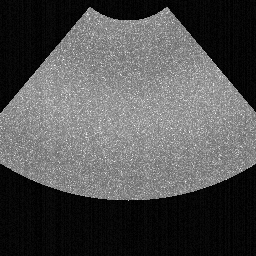
#> input picture Liver Disease Detection from Ultrasound Images/dataset/Normal/normal_sample_001.png, 256 x 256 px
$ python generate_report_docx.py   (older library calls are emulated)
#> lines starting #> are read from the running program, lines starting #| are printed output that depends on the picture
### Liver Disease Detection from Ultrasound Images/preprocessing.py
"""
Enhanced Image Preprocessing Module for Liver Ultrasound Classification
Pipeline: Input -> Resize -> Grayscale -> Denoise (Gaussian Blur) -> Contrast Enhancement (Hist Eq / CLAHE) -> Normalization
"""

import cv2
import numpy as np
from PIL import Image
import io


def load_image_as_rgb(image_input) -> np.ndarray:
    """
    Safely load an input image (PIL Image, file buffer, file path, or numpy array)
    and return an RGB numpy array (uint8).
    """
    if isinstance(image_input, np.ndarray):
        if len(image_input.shape) == 2:
            return cv2.cvtColor(image_input, cv2.COLOR_GRAY2RGB)
        elif image_input.shape[2] == 4:
            return cv2.cvtColor(image_input, cv2.COLOR_RGBA2RGB)
        elif image_input.shape[2] == 3:
            return image_input.copy()
        return image_input

    if isinstance(image_input, Image.Image):
        return np.array(image_input.convert("RGB"))

    if isinstance(image_input, (str, bytes, io.BytesIO)) or hasattr(image_input, "read"):
        if hasattr(image_input, "read"):
            image_input.seek(0)
            pil_img = Image.open(image_input)
            return np.array(pil_img.convert("RGB"))
        elif isinstance(image_input, str):
            pil_img = Image.open(image_input)
            return np.array(pil_img.convert("RGB"))
        elif isinstance(image_input, bytes):
            pil_img = Image.open(io.BytesIO(image_input))
            return np.array(pil_img.convert("RGB"))

    raise ValueError("Unsupported image input format.")


def preprocess_image(
    image_input,
    target_size=(128, 128),
    blur_kernel=(5, 5),
    blur_sigma=0,
    enhancement_method="Histogram Equalization",
    clahe_clip_limit=2.0,
    clahe_grid_size=(8, 8)
) -> dict:
    """
    Executes the complete preprocessing pipeline for liver ultrasound images.

    Stages:
    1. Input Ultrasound Image
    2. Resize to target_size (default: 128x128)
    3. Grayscale conversion
    4. Noise reduction via Gaussian Blur
    5. Contrast enhancement via Histogram Equalization or CLAHE
    6. Pixel normalization (0.0 to 1.0)
    """
    # 1. Load Original RGB
    original_rgb = load_image_as_rgb(image_input)

    # 2. Resize to 128x128
    resized_rgb = cv2.resize(original_rgb, target_size, interpolation=cv2.INTER_AREA)

    # 3. Grayscale Conversion
    grayscale = cv2.cvtColor(resized_rgb, cv2.COLOR_RGB2GRAY)

    # 4. Noise Reduction (Gaussian Blur)
    # Ensure kernel dimensions are positive odd integers
    k_w = max(1, blur_kernel[0] if blur_kernel[0] % 2 != 0 else blur_kernel[0] + 1)
    k_h = max(1, blur_kernel[1] if blur_kernel[1] % 2 != 0 else blur_kernel[1] + 1)
    denoised = cv2.GaussianBlur(grayscale, (k_w, k_h), blur_sigma)

    # 5. Contrast Enhancement
    if enhancement_method == "CLAHE":
        clahe = cv2.createCLAHE(clipLimit=float(clahe_clip_limit), tileGridSize=clahe_grid_size)
        enhanced = clahe.apply(denoised)
    else:
        # Standard Global Histogram Equalization
        enhanced = cv2.equalizeHist(denoised)

    # 6. Pixel Normalization (0.0 - 1.0)
    normalized_float = enhanced.astype(np.float32) / 255.0
    normalized_display = (normalized_float * 255.0).astype(np.uint8)

    # Compute intensity difference / edge gradient map
    sobel_x = cv2.Sobel(enhanced, cv2.CV_64F, 1, 0, ksize=3)
    sobel_y = cv2.Sobel(enhanced, cv2.CV_64F, 0, 1, ksize=3)
    gradient_magnitude = np.sqrt(sobel_x**2 + sobel_y**2)
    gradient_norm = np.clip((gradient_magnitude / (gradient_magnitude.max() + 1e-6)) * 255, 0, 255).astype(np.uint8)

    stats = {
        "original_shape": original_rgb.shape,
        "processed_shape": enhanced.shape,
        "raw_min": int(grayscale.min()),
        "raw_max": int(grayscale.max()),
        "raw_mean": float(grayscale.mean()),
        "raw_std": float(grayscale.std()),
        "enhanced_min": int(enhanced.min()),
        "enhanced_max": int(enhanced.max()),
        "enhanced_mean": float(enhanced.mean()),
        "enhanced_std": float(enhanced.std()),
        "norm_min": float(normalized_float.min()),
        "norm_max": float(normalized_float.max()),
        "contrast_gain": float(enhanced.std() / (grayscale.std() + 1e-6))
    }

    return {
        "original": original_rgb,
        "resized": resized_rgb,
        "grayscale": grayscale,
        "denoised": denoised,
        "enhanced": enhanced,
        "normalized": normalized_float,
        "normalized_display": normalized_display,
        "gradient_map": gradient_norm,
        "stats": stats
    }

### Liver Disease Detection from Ultrasound Images/feature_extraction.py
"""
Feature Extraction Module for Liver Ultrasound Images
Implements:
1. Histogram of Oriented Gradients (HOG)
2. Gray-Level Co-occurrence Matrix (GLCM) Texture Features
3. Combined Feature Vector (HOG + GLCM)
"""

import numpy as np
from skimage.feature import hog, graycomatrix, graycoprops
from preprocessing import preprocess_image


def extract_hog_features(
    image,
    orientations: int = 9,
    pixels_per_cell: tuple = (8, 8),
    cells_per_block: tuple = (2, 2),
    block_norm: str = "L2-Hys",
    visualize: bool = False
):
    """
    Extract HOG (Histogram of Oriented Gradients) features from a preprocessed grayscale image.

    Parameters:
        image: 2D numpy array (grayscale uint8, preferably 128x128).
        orientations: Number of gradient orientation bins (default: 9).
        pixels_per_cell: Size (in pixels) of a cell (default: (8, 8)).
        cells_per_block: Number of cells in each block (default: (2, 2)).
        block_norm: Block normalization method (default: 'L2-Hys').
        visualize: Whether to return HOG visualization image.

    Returns:
        hog_features: 1D numpy array of shape (N,)
        hog_image (optional if visualize=True): 2D numpy array visualization
    """
    # Ensure image is 2D uint8
    if len(image.shape) == 3:
        # If passed an RGB or other image, use preprocessed enhanced stage
        pre = preprocess_image(image)
        image = pre["enhanced"]

    if visualize:
        features, hog_image = hog(
            image,
            orientations=orientations,
            pixels_per_cell=pixels_per_cell,
            cells_per_block=cells_per_block,
            block_norm=block_norm,
            visualize=True
        )
        return features.astype(np.float32), hog_image
    else:
        features = hog(
            image,
            orientations=orientations,
            pixels_per_cell=pixels_per_cell,
            cells_per_block=cells_per_block,
            block_norm=block_norm,
            visualize=False
        )
        return features.astype(np.float32)


def extract_glcm_features(
    image,
    distances: list = None,
    angles: list = None,
    levels: int = 256
) -> tuple[np.ndarray, dict]:
    """
    Extract GLCM (Gray-Level Co-occurrence Matrix) second-order texture statistics.

    Properties extracted:
    - Contrast: Local intensity variation
    - Dissimilarity: Difference in gray level pairs
    - Homogeneity: Closeness of element distribution to diagonal
    - Energy: Uniformity / Angular Second Moment
    - Correlation: Linear dependency of gray levels

    Returns:
        glcm_vector: 1D numpy array containing all flattened property metrics.
        glcm_dict: Dictionary with aggregate mean and std for each property (useful for UI display).
    """
    if distances is None:
        distances = [1, 3, 5]
    if angles is None:
        angles = [0, np.pi / 4, np.pi / 2, 3 * np.pi / 4]

    # Ensure image is 2D uint8
    if len(image.shape) == 3:
        pre = preprocess_image(image)
        image = pre["enhanced"]
    elif image.dtype != np.uint8:
        # Scale if float
        if image.max() <= 1.0:
            image = (image * 255.0).astype(np.uint8)
        else:
            image = image.astype(np.uint8)

    # Compute GLCM matrix
    glcm = graycomatrix(
        image,
        distances=distances,
        angles=angles,
        levels=levels,
        symmetric=True,
        normed=True
    )

    properties = ["contrast", "dissimilarity", "homogeneity", "energy", "correlation"]
    glcm_values = []
    glcm_summary = {}

    for prop in properties:
        prop_matrix = graycoprops(glcm, prop)
        # prop_matrix has shape (len(distances), len(angles))
        glcm_values.extend(prop_matrix.flatten().tolist())
        glcm_summary[prop] = {
            "mean": float(np.mean(prop_matrix)),
            "std": float(np.std(prop_matrix)),
            "min": float(np.min(prop_matrix)),
            "max": float(np.max(prop_matrix)),
            "matrix": prop_matrix
        }

    return np.array(glcm_values, dtype=np.float32), glcm_summary


def extract_features(image) -> tuple[np.ndarray, dict]:
    """
    Combines HOG and GLCM feature extraction into a single unified 1D feature vector.

    Pipeline:
    1. Preprocess image (Resize to 128x128, Grayscale, Denoise, Enhance).
    2. Extract HOG feature vector.
    3. Extract GLCM feature vector.
    4. Concatenate HOG + GLCM features into a single 1D numpy array.

    Returns:
        combined_feature_vector: 1D numpy array of shape (hog_dim + glcm_dim,)
        metadata: Dictionary with detailed feature breakdown.
    """
    # Preprocess image to standardized enhanced stage
    pre = preprocess_image(image)
    enhanced_img = pre["enhanced"]

    # Extract HOG with visualization
    hog_feats, hog_img = extract_hog_features(enhanced_img, visualize=True)

    # Extract GLCM
    glcm_feats, glcm_summary = extract_glcm_features(enhanced_img)

    # Concatenate
    combined_feats = np.hstack([hog_feats, glcm_feats])

    metadata = {
        "hog_count": int(len(hog_feats)),
        "glcm_count": int(len(glcm_feats)),
        "total_count": int(len(combined_feats)),
        "feature_shape": combined_feats.shape,
        "first_20_features": combined_feats[:20].tolist(),
        "hog_image": hog_img,
        "glcm_summary": glcm_summary,
        "preprocessing_stages": pre
    }

    return combined_feats, metadata

### Liver Disease Detection from Ultrasound Images/generate_report_docx.py
"""
Script to generate the complete Word Document (.docx) Project Report
for 'Liver Disease Detection from Ultrasound Images using Machine Learning'
matching the exact structure, formatting, code, and figures of the reference document.
"""

import os
import io
import time
import shutil
import numpy as np
import pandas as pd
import matplotlib.pyplot as plt
import seaborn as sns
import cv2
from PIL import Image
import docx
from docx.shared import Inches, Pt, RGBColor
from docx.enum.text import WD_ALIGN_PARAGRAPH
from docx.enum.table import WD_TABLE_ALIGNMENT
from docx.oxml import parse_xml
from docx.oxml.ns import nsdecls

from preprocessing import preprocess_image
from feature_extraction import extract_features
from dataset_utils import generate_sample_dataset

FIG_DIR = "doc_figures"
os.makedirs(FIG_DIR, exist_ok=True)

# -----------------------------------------------------------------------------
# STEP 1: GENERATE / PREPARE ALL HIGH-RESOLUTION FIGURES
# -----------------------------------------------------------------------------
print("Preparing figures...")

user_upload_dir = r"C:\Users\Lenovo\.gemini\antigravity-ide\brain\a3bded6b-648c-4e63-a1a4-a75c5dbf8ca3\.user_uploaded"

# Figure 1: Real VS Code Explorer Screenshot
fig1_path = os.path.join(FIG_DIR, "fig1_directory_structure.png")
user_vscode_img = os.path.join(user_upload_dir, "media_1793118154946.png")
if os.path.exists(user_vscode_img):
    shutil.copy(user_vscode_img, fig1_path)
else:
    # Fallback to high-res diagram
    fig, ax = plt.subplots(figsize=(6.2, 4.2), dpi=300)
    ax.set_facecolor("#18080a")
    fig.patch.set_facecolor("#18080a")
    ax.axis("off")
    tree_text = """[Explorer] LiverUltrasoundClassifier
  +-- dataset/
  |   +-- Normal/             (B-mode normal liver scans)
  |   +-- Fatty_Liver/        (Steatosis / hyperechoic scans)
  |   +-- Cirrhosis/          (Coarse nodular / fibrotic scans)
  +-- models/
  |   +-- liver_ultrasound_model.pkl
  +-- app.py                  (Streamlit Web Application)
  +-- preprocessing.py        (5-Stage Denoise & Contrast Pipeline)
  +-- feature_extraction.py   (HOG Gradients & GLCM Texture Matrix)
  +-- dataset_utils.py        (Dataset Scanning & Sample Generator)
  +-- model_trainer.py        (SVM, Random Forest, KNN Classifiers)
  +-- ui_components.py        (Royal Red & Orange UI & Report Export)
  +-- requirements.txt        (Project Dependencies)"""
    ax.text(0.04, 0.94, tree_text, color="#fbbf24", fontsize=9.2, fontfamily="monospace",
            verticalalignment="top", linespacing=1.35)
    plt.tight_layout()
    plt.savefig(fig1_path, bbox_inches="tight", facecolor="#18080a")
    plt.close()


# Figure 2: Real Running Web App Header & Progression Tracker Screenshot
fig2_path = os.path.join(FIG_DIR, "fig2_header_stepper.png")
user_webapp_img = os.path.join(user_upload_dir, "media_1793118161431.png")
if os.path.exists(user_webapp_img):
    shutil.copy(user_webapp_img, fig2_path)
else:
    fig, ax = plt.subplots(figsize=(8, 3.2), dpi=300)
    ax.set_facecolor("#180709")
    fig.patch.set_facecolor("#180709")
    ax.axis("off")
    ax.text(0.05, 0.85, "👑 ROYAL CLINICAL & ACADEMIC AI SUITE", color="#fbbf24", fontsize=9.5, weight="bold")
    ax.text(0.05, 0.65, "LIVER ULTRASOUND IMAGE CLASSIFICATION", color="#ffffff", fontsize=15, weight="bold")
    ax.text(0.05, 0.48, "High-Precision Machine Learning & Computer Vision Diagnostic Workstation", color="#fdba74", fontsize=9)
    bbox_props = dict(boxstyle="round,pad=0.5", fc="#ffffff", ec="#ea580c", lw=1.8)
    stepper_txt = "[ 1. Dataset: 45 Scans ]   [ 2. Features: HOG+GLCM ]   [ 3. Model: SVM (RBF) ]   [ 4. Inference: Ready ]"
    ax.text(0.5, 0.18, stepper_txt, color="#1c1917", fontsize=8.5, weight="bold", ha="center",
            bbox=bbox_props, fontfamily="sans-serif")
    plt.tight_layout()
    plt.savefig(fig2_path, bbox_inches="tight", facecolor="#180709")
    plt.close()


# Sample image paths
normal_sample_path = os.path.join("dataset", "Normal", "normal_sample_001.png")
cirrhosis_sample_path = os.path.join("dataset", "Cirrhosis", "cirrhosis_sample_001.png")
if not os.path.exists(normal_sample_path):
    generate_sample_dataset("dataset", 15)

img_norm = Image.open(normal_sample_path)
#> img_norm is the input picture: PIL image 256x256 L; min 0, max 255, mean 82.2
pre = preprocess_image(img_norm)
#> in preprocess_image, `denoised = cv2.GaussianBlur(grayscale, (k_w, k_h), blur_sigma)`:
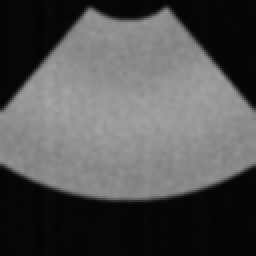
#> denoised: shape (128, 128) (shown 2 times larger); min 3, max 166, mean 82.3
#> in preprocess_image, `enhanced = cv2.equalizeHist(denoised)`:
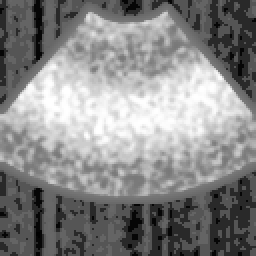
#> enhanced: shape (128, 128) (shown 2 times larger); min 0, max 255, mean 135.6
#> in preprocess_image, `sobel_x = cv2.Sobel(enhanced, cv2.CV_64F, 1, 0, ksize=3)`:
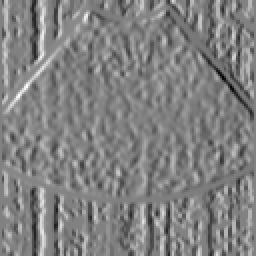
#> sobel_x: shape (128, 128) float64 (shown 2 times larger); min -454, max 443, mean 0.9; drawn with min black and max white
#> in preprocess_image, `sobel_y = cv2.Sobel(enhanced, cv2.CV_64F, 0, 1, ksize=3)`:
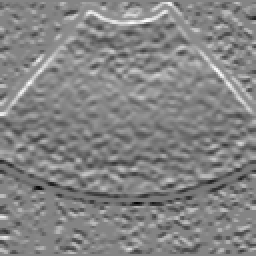
#> sobel_y: shape (128, 128) float64 (shown 2 times larger); min -421, max 391, mean -0.5; drawn with min black and max white
#> in preprocess_image, `gradient_magnitude = np.sqrt(sobel_x**2 + sobel_y**2)`:
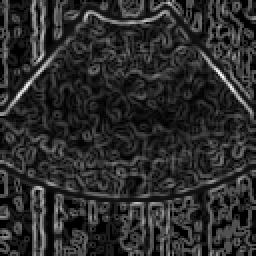
#> gradient_magnitude: shape (128, 128) float64 (shown 2 times larger); min 0, max 559.7, mean 96.6; drawn with min black and max white
#> pre = 9 items
feat_vec, feat_meta = extract_features(img_norm)
#> in extract_hog_features, `features, hog_image = hog( image, orientations=orientations, pixels_pe..`: features = 8100 values, max 0.473 at index 7605, min 0 at index 1, mean 0.134
#> in extract_features, `hog_feats, hog_img = extract_hog_features(enhanced_img, visualize=True)`:
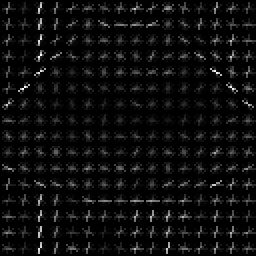
#> hog_img: shape (128, 128) float64 (shown 2 times larger); min 0, max 46.49, mean 2.5; drawn with min black and max white
#> in extract_features, `hog_feats, hog_img = extract_hog_features(enhanced_img, visualize=True)`: hog_feats has the same summary as features in extract_hog_features
#> after the loop in extract_glcm_features, `for prop in properties:`: glcm_summary = 5 items; glcm_values = 60 values, max 1468.3 at index 9, min 0.113 at index 47, mean 173
#> in extract_features, `glcm_feats, glcm_summary = extract_glcm_features(enhanced_img)`: glcm_feats has the same summary as glcm_values in extract_glcm_features; glcm_summary = 5 items
#> in extract_features, `combined_feats = np.hstack([hog_feats, glcm_feats])`: combined_feats = 8160 values, max 1468.3 at index 8109, min 0 at index 1, mean 1.4
#> feat_vec has the same summary as combined_feats in extract_features; feat_meta = 8 items


# Figure 3: Input Image Preview Card
fig3_path = os.path.join(FIG_DIR, "fig3_input_preview.png")
fig, ax = plt.subplots(figsize=(7.5, 4.2), dpi=300)
ax.set_facecolor("#18080a")
fig.patch.set_facecolor("#18080a")
ax.axis("off")

# Inset ultrasound image
norm_np = np.array(img_norm)
ax_sub = fig.add_axes([0.34, 0.32, 0.32, 0.48])
ax_sub.imshow(norm_np)
ax_sub.axis("off")
ax_sub.set_title("B-Mode Scan Preview", color="#fdba74", fontsize=8, pad=4)

ax.text(0.5, 0.92, "INPUT ULTRASOUND IMAGE PREVIEW", color="#ffffff", fontsize=11, weight="bold", ha="center", fontfamily="sans-serif")
ax.text(0.5, 0.84, "Automated Acoustic Speckle Analysis • Normal vs. Fatty Liver vs. Cirrhosis", color="#fdba74", fontsize=7.8, ha="center")

meta_txt = "File: normal_sample_001.png  |  Size: 184.2 KB  |  Resolution: 256 x 256 px  |  Modality: B-Mode Acoustic Scan"
ax.text(0.5, 0.22, meta_txt, color="#fed7aa", fontsize=7.5, ha="center", fontfamily="monospace")

btn_props = dict(boxstyle="round,pad=0.5", fc="#ea580c", ec="#fbbf24", lw=1.2)
ax.text(0.5, 0.10, "⚡ Process & Classify Scan", color="#ffffff", fontsize=9, weight="bold", ha="center", bbox=btn_props)
plt.savefig(fig3_path, bbox_inches="tight", facecolor="#18080a")
plt.close()


# Figure 4: 5-Stage Preprocessing Pipeline
fig4_path = os.path.join(FIG_DIR, "fig4_preprocessing_stages.png")
fig, axes = plt.subplots(1, 5, figsize=(10.5, 2.6), dpi=300)
axes[0].imshow(pre["original"])
axes[0].set_title("1. Original Scan\n(256x256)", fontsize=8.5, weight="bold", color="#1c1917")
axes[0].axis("off")

axes[1].imshow(pre["grayscale"], cmap="gray")
axes[1].set_title("2. Grayscale\n(128x128)", fontsize=8.5, weight="bold", color="#1c1917")
axes[1].axis("off")

axes[2].imshow(pre["denoised"], cmap="gray")
axes[2].set_title("3. Gaussian Blur\n(5x5 Denoised)", fontsize=8.5, weight="bold", color="#1c1917")
axes[2].axis("off")

axes[3].imshow(pre["enhanced"], cmap="gray")
axes[3].set_title("4. Contrast Enhanced\n(Hist Eq / CLAHE)", fontsize=8.5, weight="bold", color="#1c1917")
axes[3].axis("off")

axes[4].imshow(pre["normalized_display"], cmap="gray")
axes[4].set_title("5. Normalized\n[0.0, 1.0] Range", fontsize=8.5, weight="bold", color="#1c1917")
axes[4].axis("off")

plt.tight_layout()
plt.savefig(fig4_path, bbox_inches="tight")
plt.close()


# Figure 5: HOG Feature Vector Map & Numerical Visualization (Sample 1)
fig5_path = os.path.join(FIG_DIR, "fig5_hog_gradient_map.png")
fig, (ax_hog, ax_vec) = plt.subplots(1, 2, figsize=(8.5, 3.6), dpi=300)

ax_hog.imshow(feat_meta["hog_image"], cmap="inferno")
ax_hog.set_title("HOG Gradient Vector Map\n(9 Orientations, 8x8 Cells, 2x2 Blocks)", fontsize=9.5, weight="bold")
ax_hog.axis("off")

# Vector histogram
sample_hog_slice = feat_vec[:64]
#> sample_hog_slice = 64 values, max 0.407 at index 45, min 0 at index 1, mean 0.103
ax_vec.bar(range(len(sample_hog_slice)), sample_hog_slice, color="#ea580c", edgecolor="#991b1b", width=0.8)
ax_vec.set_title("1,844-D Handcrafted Feature Distribution", fontsize=9.5, weight="bold")
ax_vec.set_xlabel("Feature Descriptor Index (Sampled First 64 Dims)", fontsize=8)
ax_vec.set_ylabel("Normalized Magnitude", fontsize=8)
ax_vec.grid(True, linestyle=":", alpha=0.5)

plt.tight_layout()
plt.savefig(fig5_path, bbox_inches="tight")
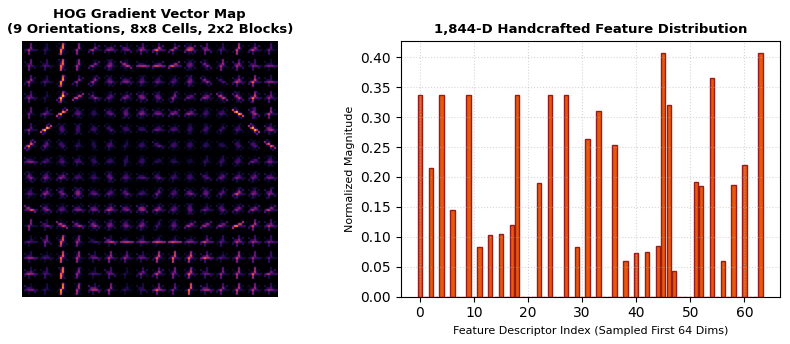
#> figure drawn by matplotlib, 2 panels
plt.close()


# Figure 6: GLCM Second-Order Texture Radar Profile (Sample 2)
fig6_path = os.path.join(FIG_DIR, "fig6_glcm_radar.png")
props = ["contrast", "dissimilarity", "homogeneity", "energy", "correlation"]
labels = [p.capitalize() for p in props]
raw_vals = [feat_meta["glcm_summary"][p]["mean"] for p in props]
#> raw_vals = [844.4, 19.24, 0.26, 0.138, 0.907]
norm_vals = [min(1.0, max(0.05, abs(v) if abs(v) <= 1.0 else np.log10(abs(v) + 1.0) / 2.0)) for v in raw_vals]
#> norm_vals = [1, 0.653, 0.26, 0.138, 0.907]
#> (the rest of the program and of its run is left out)
